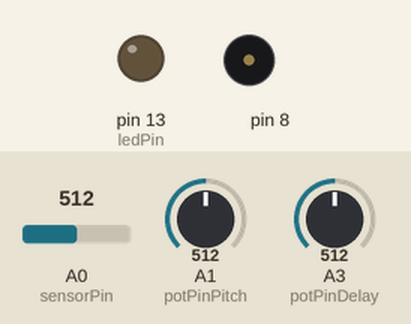
Simulated run of this sketch. Board: Arduino Uno, built with avr-gcc and run on an emulated ATmega328P. On the bench: output pins drawn as LEDs (lit = HIGH), buzzer (waves = sounding). Inputs (shaded band) come from the test bench; at power-on: A3 (potPinDelay) = 512, A0 (sensorPin) = 512, A1 (potPinPitch) = 512.

Above: at 6.2 s.
6.3 s: A3 (potPinDelay) set to 122
At 6.67 s:
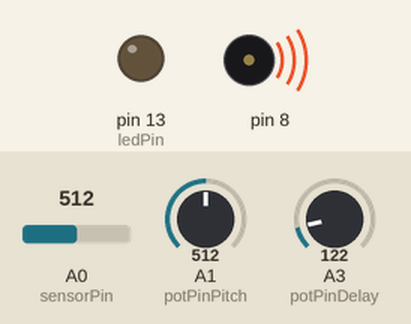
9.3 s: A3 (potPinDelay) set to 0
At 10.6 s:
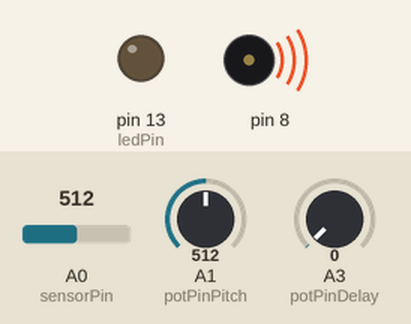
Timing chart, 0 to 12.3 s (numbered marks = the images above; inputs shaded):
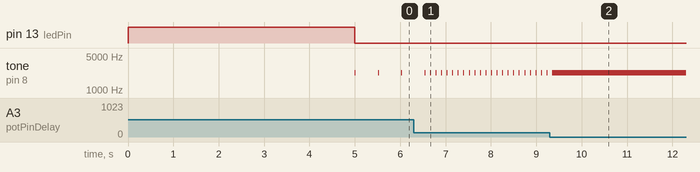

The sketch:

DJconsole.ino
```cpp
int sensorValue;
int potValDelay;
int potValPitch;
int sensorLow = 1023;
int sensorHigh = 0;

const int ledPin = 13;
const int potPinDelay = A3;
const int potPinPitch = A1;
const int sensorPin = A0;

void setup()
{
  pinMode(ledPin, OUTPUT);
  digitalWrite(ledPin, HIGH);

  //calibration
  while (millis() < 5000) {
    if (sensorValue > sensorHigh) {
      sensorHigh = sensorValue;
    }
  }
  digitalWrite(ledPin, LOW);
  Serial.begin(9600);
}

void loop()
{
  //read light sensor vaue
  sensorValue = analogRead(sensorPin);

  //read potentiometer value who controls pitch destination range
  potValPitch = analogRead(potPinPitch);

  //compute pitch
  int pitch =
    map(sensorValue, sensorLow, sensorHigh, potValPitch, 4000);


  //run tone on port 8!
  tone(8, pitch, 20);

  // read potentiometer value who controls delay
  potValDelay = analogRead(potPinDelay);


  delay(potValDelay);

}
```

Measured:
- after the input at 6.3 s, tone on pin 8: alternates 2254 Hz for 0.02 s and silent for 0.10 s, starting after 0.36 s
- after the input at 9.3 s, tone on pin 8: goes on until 9.4 s, then stays 2254 Hz
- by itself, tone on pin 8: alternates 2254 Hz for 0.02 s and silent for 0.49 s
